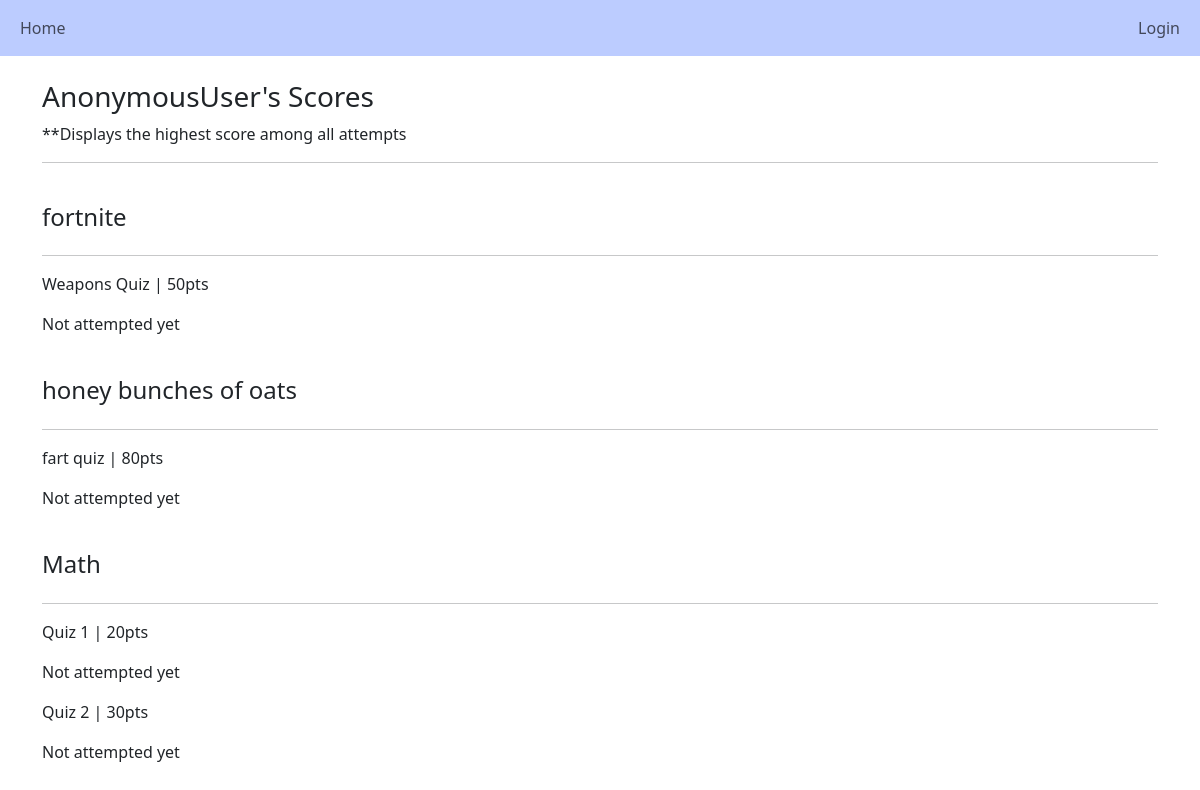
Page /ind_scores/ on the committed database.
### main/models.py (models this page shows, shortened)
class Subject(models.Model):
    title = models.CharField(max_length=255)
    teacher = models.ForeignKey(User, null=True, on_delete=models.CASCADE)

class Quiz(models.Model):
    subject = models.ForeignKey(Subject, null=True, related_name="quizzes", on_delete=models.CASCADE)
    title = models.CharField(max_length=255)
    weight = models.DecimalField(null=True, max_digits=5, decimal_places=0)
    max_attempts = models.IntegerField(default=3)

### main/views.py (the view)
# urls.py: path('ind_scores/', views.ind_scores, name="ind_scores"),
def ind_scores(request):
    subjects = Subject.objects.all()
    student = request.user
    grades = Grade.objects.all()
    dic = []
    for subject in subjects:
        for quiz in subject.quizzes.all():
            highest_score = 0
            count = 0
            for attempt in quiz.attempts.all():
                if attempt.student == student:
                    count += 1
                    if attempt.score > highest_score:
                        highest_score = attempt.score
            dic.append({
                "subject":subject,
                "quiz":quiz,
                "highest_score":highest_score,
                "count":count
            })
    return render(request, 'main/scores/ind_scores.html', {"dic":dic, "subjects":subjects, "student":student, "grades":grades})

### main/templates/main/scores/ind_scores.html (shortened to what this page needs)
{% extends 'main/base.html' %}
{% load crispy_forms_tags %}
{% load grade_tags %}
{% block content %}
    <h3>{{student}}'s Scores</h3>
    <p>**Displays the highest score among all attempts</p><hr><br>
    {% for subject in subjects %}
    <div style="display:flex">
        <h4 style="margin-right:20px">{{subject.title}}</h4>
    </div>
    <hr>
        {% for item in dic %}
            {% if item.subject == subject and item.quiz in subject.quizzes.all %}
                <p>{{item.quiz.title}} | {{item.quiz.weight}}pts</p>
                {% if item.count != 0 %}
                <p>{{item.highest_score}}%</p>
                {% else %}
                <p>Not attempted yet</p>
                {% endif %}
            {% endif %}
        {% endfor %}
        <br>
    {% endfor %}
{% endblock %}

### rows in the picture
Subject: title "fortnite", quiz "Weapons Quiz", quiz.weight "50"
Subject: title "honey bunches of oats", quiz "fart quiz", quiz.weight "80"
Subject: title "Math", quiz "Quiz 1", quiz.weight "20", quiz "Quiz 2", quiz.weight "30"

### other values in the picture
{{ student }} "AnonymousUser"
